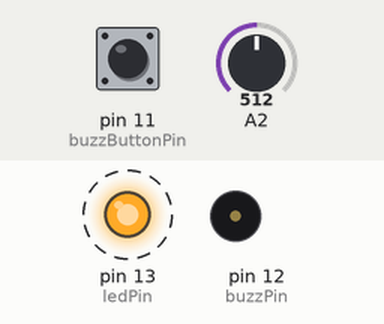
This sketch was run on a simulated Arduino Uno, built with avr-gcc and run on an emulated ATmega328P. Parts: output pins drawn as LEDs (lit = HIGH), buzzer (waves = sounding). Dashed ring = blinking. Inputs (shaded band) come from the test bench; at power-on: pin 11 (buzzButtonPin) LOW, A2 = 512.

Above: at 0.87 s.
1.3 s: pin 11 (buzzButtonPin) pulled HIGH for 1 s
At 1.87 s:
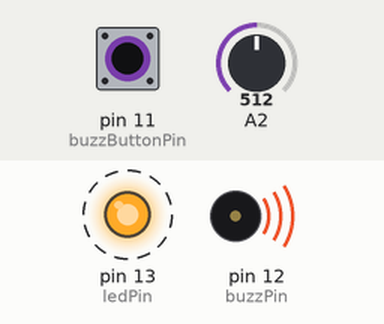
4.3 s: A2 set to 306
At 4.62 s:
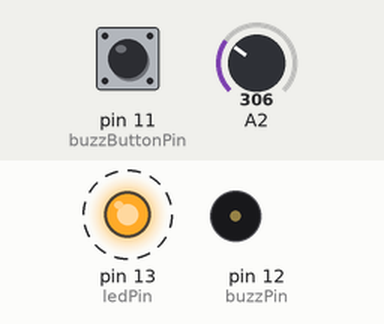
7.3 s: A2 set to 122
At 7.9 s:
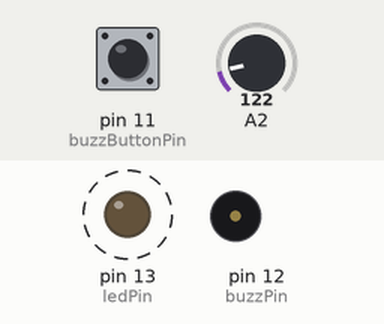
10.3 s: pin 11 (buzzButtonPin) pulled HIGH for 3.2 s
At 11.99 s:
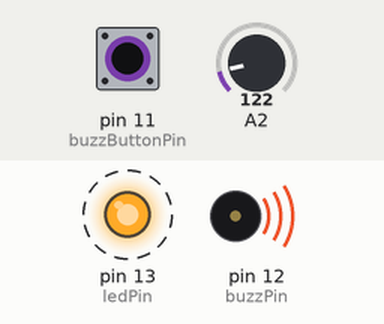
15.0 s: pin 11 (buzzButtonPin) pulled HIGH for 0.15 s
At 15.8 s:
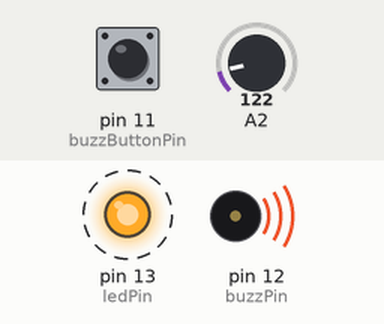
Timing chart, 0 to 19.0 s (numbered marks = the images above; inputs shaded):
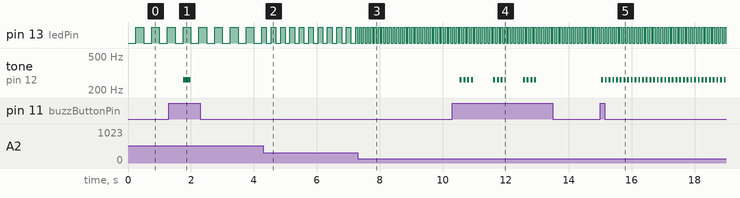

Measured:
- after the input at 1.3 s, tone on pin 12 (buzzPin): silent → 262 Hz after 0.45 s, → silent 0.25 s later
- after the input at 4.3 s, pin 13 (ledPin): alternates HIGH for 0.15 s and LOW for 0.15 s, starting after 0.10 s
- after the input at 7.3 s, pin 13 (ledPin): alternates HIGH for 0.06 s and LOW for 0.06 s, starting at once
- after the input at 10.3 s, tone on pin 12 (buzzPin): plays 262 Hz for 0.06 s, 262 Hz for 0.06 s, 262 Hz for 0.06 s, 262 Hz for 0.06 s, 262 Hz for 0.06 s, 262 Hz for 0.06 s … (12 notes in this stretch), starting after 0.25 s
- after the input at 15.0 s, tone on pin 12 (buzzPin): alternates 262 Hz for 0.06 s and silent for 0.06 s, starting at once
- by itself, pin 13 (ledPin): alternates HIGH for 0.25 s and LOW for 0.25 s

The sketch:

blinkAndBuzz.ino
```cpp
#define DEBUG false

#include "BlinkAndBuzz.h"

BlinkAndBuzz bnb = BlinkAndBuzz();

void setup(){
  // initialize serial communication:
  if (DEBUG) {
    Serial.begin(9600);
  }

  bnb.setup();
}

void loop(){
  bnb.loop();
}
```

BlinkAndBuzz.cpp
```cpp
/***************************************
 ** Blink and Buzz (bnb)              **
 ***************************************/

// include this library's description file
#include "BlinkAndBuzz.h"

// Constructor /////////////////////////////////////////////////////////////////
// Function that handles the creation and setup of instances

BlinkAndBuzz::BlinkAndBuzz()
{
  // initialize this instance's variables
  blinkDuration = maxDuration;
  buzzState = false;
  isBlinking = false;
}

// Public Methods //////////////////////////////////////////////////////////////
// Functions available in Wiring sketches, this library, and other libraries

void BlinkAndBuzz::setup() {
  // Sets speaker timer and pins
  buzzButtonTimer = millis();
  blinkingTimer = millis();
  pinMode(buzzButtonPin, INPUT);
  pinMode(ledPin, OUTPUT);
  digitalWrite(touchSliderPin, HIGH); //enable pullup resistor
}

void BlinkAndBuzz::loop() {
  int buttonState = 0;
  unsigned long currentTimer = millis();

  int touchSliderReading = analogRead(touchSliderPin);
  if(touchSliderReading > 10) {
    blinkDuration = maxDuration * touchSliderReading / maxTouchSliderValue;
    // Some delay to improve touch slider reading
    // removed delay to avoid blocking processor
    //delay(100);
  }

  // Delay for reading speaker button activator
  if (currentTimer - buzzButtonTimer >= 500) {
    buzzButtonTimer = currentTimer;

    // read the state of the pushbutton value:
    buttonState = digitalRead(buzzButtonPin);
    // check if the pushbutton is pressed.
    // if it is, the buttonState is HIGH:
    if (buttonState == HIGH) {
      // turn sound on/off
      buzzState = !buzzState;

      if (!buzzState) {
        noTone(buzzPin);
      }
    }
  }

  // Blinking using timers
  evaluateState(blinkDuration);
}

// Private Methods /////////////////////////////////////////////////////////////
// Functions only available to other functions in this library

void BlinkAndBuzz::evaluateState(int duration) {
  // Non-blocking blinking based on duration and timers
  unsigned long currentTimer = millis();
  if (currentTimer - blinkingTimer >= duration / 2) {
    blinkingTimer = currentTimer;

    isBlinking = !isBlinking;
    if (isBlinking) {
      // turn the LED on (HIGH is the voltage level)
      digitalWrite(ledPin, HIGH);
      if (buzzState) {
        // set speaker note if active
        tone(buzzPin, NOTE_C4);
      }
    } else {
      // turn the LED off (LOW is the voltage level)
      digitalWrite(ledPin, LOW);
      if (buzzState) {
        // set speaker note off
        noTone(buzzPin);
      }
    }
  }
}
```

BlinkAndBuzz.h
```cpp
/***************************************
 ** Blink and Buzz (bnb)              **
 ***************************************/

// ensure this library description is only included once
#ifndef BlinkAndBuzz_h
#define BlinkAndBuzz_h

// include description files for other libraries used (if any)
#if defined(ARDUINO) && ARDUINO >= 100
  #include "Arduino.h"
#else
  #include "WProgram.h"
#endif

#ifndef DEBUG
  #define DEBUG false
#endif

#include <HardwareSerial.h>

// include types & constants of Wiring core API
#include "pitches.h"

// library interface description
class BlinkAndBuzz
{
  // user-accessible "public" interface
  public:
    BlinkAndBuzz();
    void loop();
    void setup();

  // library-accessible "private" interface
  private:
    // Pins
    const int touchSliderPin = 2; //analog pin 2
    const int ledPin = 13;
    const int buzzPin = 12;
    const int buzzButtonPin = 11;

    // Reference values
    const int maxTouchSliderValue = 1023;
    const unsigned long maxDuration = 1000;

    // Timers
    unsigned long blinkDuration;
    unsigned long buzzButtonTimer;
    unsigned long blinkingTimer;

    // State machines
    int buzzState;
    int isBlinking;

    void evaluateState(int duration);
};

#endif
```

pitches.h
```cpp
/*************************************************
 * Public Constants
 *************************************************/

#define NOTE_B0  31
#define NOTE_C1  33
#define NOTE_CS1 35
#define NOTE_D1  37
#define NOTE_DS1 39
#define NOTE_E1  41
#define NOTE_F1  44
#define NOTE_FS1 46
#define NOTE_G1  49
#define NOTE_GS1 52
#define NOTE_A1  55
#define NOTE_AS1 58
#define NOTE_B1  62
#define NOTE_C2  65
#define NOTE_CS2 69
#define NOTE_D2  73
#define NOTE_DS2 78
#define NOTE_E2  82
#define NOTE_F2  87
#define NOTE_FS2 93
#define NOTE_G2  98
#define NOTE_GS2 104
#define NOTE_A2  110
#define NOTE_AS2 117
#define NOTE_B2  123
#define NOTE_C3  131
#define NOTE_CS3 139
#define NOTE_D3  147
#define NOTE_DS3 156
#define NOTE_E3  165
#define NOTE_F3  175
#define NOTE_FS3 185
#define NOTE_G3  196
#define NOTE_GS3 208
#define NOTE_A3  220
#define NOTE_AS3 233
#define NOTE_B3  247
#define NOTE_C4  262
#define NOTE_CS4 277
#define NOTE_D4  294
#define NOTE_DS4 311
#define NOTE_E4  330
#define NOTE_F4  349
#define NOTE_FS4 370
#define NOTE_G4  392
#define NOTE_GS4 415
#define NOTE_A4  440
#define NOTE_AS4 466
#define NOTE_B4  494
#define NOTE_C5  523
#define NOTE_CS5 554
#define NOTE_D5  587
#define NOTE_DS5 622
#define NOTE_E5  659
#define NOTE_F5  698
#define NOTE_FS5 740
#define NOTE_G5  784
#define NOTE_GS5 831
#define NOTE_A5  880
#define NOTE_AS5 932
#define NOTE_B5  988
#define NOTE_C6  1047
#define NOTE_CS6 1109
#define NOTE_D6  1175
#define NOTE_DS6 1245
#define NOTE_E6  1319
#define NOTE_F6  1397
#define NOTE_FS6 1480
#define NOTE_G6  1568
#define NOTE_GS6 1661
#define NOTE_A6  1760
#define NOTE_AS6 1865
#define NOTE_B6  1976
#define NOTE_C7  2093
#define NOTE_CS7 2217
#define NOTE_D7  2349
#define NOTE_DS7 2489
#define NOTE_E7  2637
#define NOTE_F7  2794
#define NOTE_FS7 2960
#define NOTE_G7  3136
#define NOTE_GS7 3322
#define NOTE_A7  3520
#define NOTE_AS7 3729
#define NOTE_B7  3951
#define NOTE_C8  4186
#define NOTE_CS8 4435
#define NOTE_D8  4699
#define NOTE_DS8 4978
```
